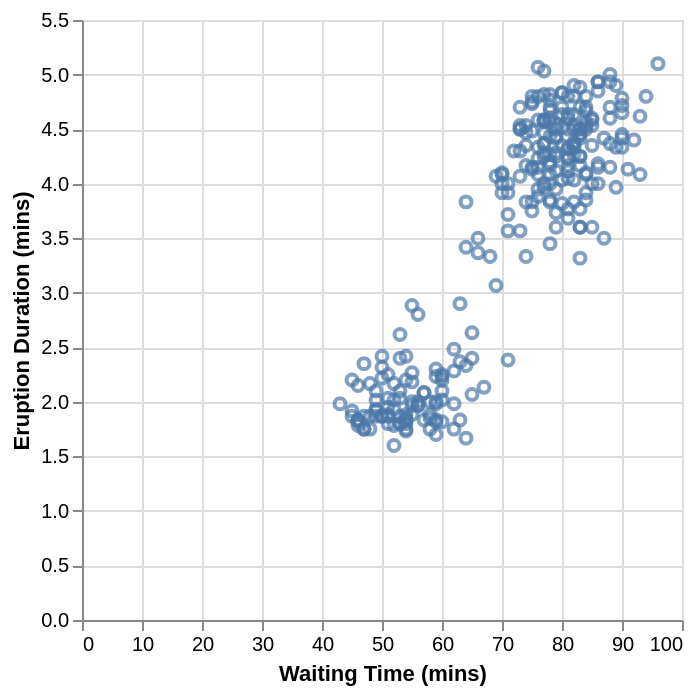

The notebook cell saved with this chart:
### Markdown cell above
We can see in Fig. 4.6 that the data tend to fall into two groups: one with short waiting and eruption times, and one with long waiting and eruption times. Note that in this case, there is no overplotting: the points are generally nicely visually separated, and the pattern they form is clear. In order to refine the visualization, we need only to add axis labels and make the font more readable.

### Code cell
faithful_scatter_labels = alt.Chart(faithful).mark_point().encode(
    x=alt.X("waiting").title("Waiting Time (mins)"),
    y=alt.Y("eruptions").title("Eruption Duration (mins)")
)

faithful_scatter_labels

### Figure 1 — Vega-Lite specification as saved in the notebook (floating-point values rounded to 4 significant figures; data arrays with more than 128 entries replaced by an {"elided": "..."} marker saying what was removed)
{"config": {"view": {"continuousWidth": 300, "continuousHeight": 300}}, "data": {"name": "data-fb05b610dfdb44947b237777bde892ba"}, "mark": {"type": "point"}, "encoding": {"x": {"field": "waiting", "title": "Waiting Time (mins)", "type": "quantitative"}, "y": {"field": "eruptions", "title": "Eruption Duration (mins)", "type": "quantitative"}}, "$schema": "https://vega.github.io/schema/vega-lite/v6.1.0.json", "datasets": {"data-fb05b610dfdb44947b237777bde892ba": {"elided": "272 records"}}}
